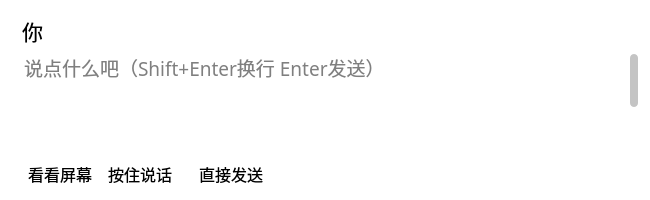
<?xml version="1.0" encoding="UTF-8"?>
<ui version="4.0">
 <class>Dialog</class>
 <widget class="QWidget" name="Dialog">
  <property name="geometry">
   <rect>
    <x>0</x>
    <y>0</y>
    <width>650</width>
    <height>200</height>
   </rect>
  </property>
  <property name="font">
   <font>
    <family>Microsoft YaHei</family>
    <pointsize>12</pointsize>
   </font>
  </property>
  <property name="windowTitle">
   <string>Form</string>
  </property>
  <property name="styleSheet">
   <string notr="true">* {
    background: transparent;
}
</string>
  </property>
  <layout class="QGridLayout" name="gridLayout">
   <property name="leftMargin">
    <number>20</number>
   </property>
   <property name="topMargin">
    <number>15</number>
   </property>
   <property name="rightMargin">
    <number>12</number>
   </property>
   <property name="bottomMargin">
    <number>10</number>
   </property>
   <property name="horizontalSpacing">
    <number>1</number>
   </property>
   <property name="verticalSpacing">
    <number>2</number>
   </property>
   <item row="1" column="0">
    <widget class="QTextEdit" name="textEdit">
     <property name="font">
      <font>
       <family>Microsoft YaHei</family>
       <pointsize>14</pointsize>
      </font>
     </property>
     <property name="contextMenuPolicy">
      <enum>Qt::ContextMenuPolicy::DefaultContextMenu</enum>
     </property>
     <property name="styleSheet">
      <string notr="true">QMenu {
    background-color: #ffffff; /* 白色背景 */
    border: none;              /* 无边框 */
    border-radius: 8px;        /* 圆角半径 */
    padding: 5px;              /* 内边距 */
}

QMenu::item {
    padding: 8px 20px;         /* 菜单项的内边距 */
    background-color: transparent; /* 默认背景色透明 */
    border-radius: 4px;        /* 菜单项圆角 */
}

QMenu::item:selected {
    background-color: #e0e0e0; /* 选中项的背景色 */
    color: #000000;            /* 选中项的文字颜色 */
}

QMenu::separator {
    height: 1px;
    background: #dcdcdc;
    margin: 5px 0;
}
QScrollArea {
    border: none; /* 去除边框 */
    background: transparent; /* 背景透明 */
}

QScrollBar:vertical, QScrollBar:horizontal {
    border: none; /* 去除边框 */
    background: transparent; /* 背景透明 */
    width: 8px; /* 设置滚动条的宽度 */
    height: 8px; /* 设置滚动条的高度 */
}

QScrollBar::handle:vertical, QScrollBar::handle:horizontal {
    background: rgba(136, 136, 136, 0.5); /* 设置滚动条滑块的淡灰色 */
    border-radius: 4px; /* 设置滑块的圆角 */
}

QScrollBar::handle:vertical:hover, QScrollBar::handle:horizontal:hover {
    background: rgba(136, 136, 136, 0.8); /* 滑块悬停时的颜色 */
}

QScrollBar::add-line:vertical, QScrollBar::sub-line:vertical,
QScrollBar::add-line:horizontal, QScrollBar::sub-line:horizontal {
    background: transparent; /* 去除上下箭头 */
    border: none; /* 去除箭头边框 */
    height: 0px; /* 强制去除箭头按钮 */
    width: 0px; /* 强制去除箭头按钮 */
}

QProgressBar {
    border: none; /* 去除进度条边框 */
    background: #f0f0f0; /* 进度条的背景颜色 */
    height: 8px; /* 设置进度条的高度 */
    margin-bottom: 10px; /* 为进度条下方留出空间 */
}

QProgressBar::chunk {
    background: rgba(76, 175, 80, 0.5); /* 设置淡绿色的进度条颜色 */
    border-radius: 4px; /* 设置进度条块的圆角 */
}
</string>
     </property>
     <property name="frameShape">
      <enum>QFrame::Shape::NoFrame</enum>
     </property>
     <property name="verticalScrollBarPolicy">
      <enum>Qt::ScrollBarPolicy::ScrollBarAlwaysOff</enum>
     </property>
     <property name="horizontalScrollBarPolicy">
      <enum>Qt::ScrollBarPolicy::ScrollBarAlwaysOff</enum>
     </property>
     <property name="acceptRichText">
      <bool>true</bool>
     </property>
     <property name="placeholderText">
      <string>说点什么吧（Shift+Enter换行 Enter发送）</string>
     </property>
    </widget>
   </item>
   <item row="1" column="1">
    <widget class="QScrollBar" name="verticalScrollBar">
     <property name="sizePolicy">
      <sizepolicy hsizetype="Fixed" vsizetype="Minimum">
       <horstretch>0</horstretch>
       <verstretch>0</verstretch>
      </sizepolicy>
     </property>
     <property name="layoutDirection">
      <enum>Qt::LayoutDirection::RightToLeft</enum>
     </property>
     <property name="styleSheet">
      <string notr="true">/* 去除滚动条的边框和背景 */
QScrollBar:vertical {
    border: none;              /* 去除边框 */
    background: transparent;   /* 背景透明 */
    width: 8px;                /* 设置滚动条的宽度 */
}

QScrollBar::handle:vertical {
    background: rgba(136, 136, 136, 0.5);
    border-radius: 4px;
}


/* 滑块悬停时的颜色变化 */
QScrollBar::handle:vertical:hover {
    background: rgba(136, 136, 136, 0.8);  /* 滑块悬停时的颜色 */
}

/* 去除滚动条上下箭头按钮 */
QScrollBar::add-line:vertical, QScrollBar::sub-line:vertical {
    background: transparent; /* 去除上下箭头 */
    border: none;             /* 去除箭头边框 */
    height: 0px;              /* 强制去除箭头按钮 */
}

/* 滚动条轨道样式 */
QScrollBar::groove:vertical {
    background: transparent;   /* 设置轨道背景为透明 */
    border: none;               /* 去除轨道的边框 */
    width: 8px;                 /* 设置轨道的宽度 */
}

/* 设置滚动条范围变化时的显示效果 */
QScrollBar:vertical:disabled {
    background: transparent;  /* 禁用时的背景色透明 */
    border: none;              /* 禁用时的边框 */
}
</string>
     </property>
     <property name="maximum">
      <number>10</number>
     </property>
     <property name="value">
      <number>1</number>
     </property>
     <property name="sliderPosition">
      <number>1</number>
     </property>
     <property name="tracking">
      <bool>true</bool>
     </property>
     <property name="orientation">
      <enum>Qt::Orientation::Vertical</enum>
     </property>
    </widget>
   </item>
   <item row="1" column="0">
    <widget class="QPushButton" name="pushButton_next">
     <property name="sizePolicy">
      <sizepolicy hsizetype="Minimum" vsizetype="Minimum">
       <horstretch>0</horstretch>
       <verstretch>0</verstretch>
      </sizepolicy>
     </property>
     <property name="font">
      <font>
       <family>Microsoft YaHei</family>
       <pointsize>30</pointsize>
      </font>
     </property>
     <property name="toolTip">
      <string/>
     </property>
     <property name="styleSheet">
      <string notr="true"/>
     </property>
     <property name="text">
      <string/>
     </property>
     <property name="flat">
      <bool>true</bool>
     </property>
    </widget>
   </item>
   <item row="2" column="1">
    <widget class="QPushButton" name="pushButton_history">
     <property name="styleSheet">
      <string notr="true">QPushButton {
    background-color: transparent;  /* 无背景 */
    border: none;                   /* 无边框 */
    border-radius: 5px;            /* 圆角 */
}

/* 鼠标悬停时（仅有圆角变化） */
QPushButton:hover {
    border: 2px solid #CCCCCC;      /* 悬停时增加边框 */
}

/* 按下时（加深边框颜色） */
QPushButton:pressed {
    border: 2px solid #AAAAAA;      /* 按下时边框加深 */
}
</string>
     </property>
     <property name="text">
      <string/>
     </property>
     <property name="icon">
      <iconset resource="../../res.qrc">
       <normaloff>:/res/img/ico/log-24.svg</normaloff>:/res/img/ico/log-24.svg</iconset>
     </property>
    </widget>
   </item>
   <item row="2" column="0">
    <layout class="QHBoxLayout" name="horizontalLayout">
     <property name="spacing">
      <number>0</number>
     </property>
     <property name="leftMargin">
      <number>0</number>
     </property>
     <property name="topMargin">
      <number>0</number>
     </property>
     <property name="rightMargin">
      <number>0</number>
     </property>
     <property name="bottomMargin">
      <number>0</number>
     </property>
     <item>
      <widget class="QPushButton" name="pushButton_screenCapture">
       <property name="toolTip">
        <string>截图分析屏幕内容</string>
       </property>
       <property name="styleSheet">
        <string notr="true">QPushButton {
    background-color: transparent;
    border: none;
    border-radius: 5px;
    padding: 4px 8px;
}

QPushButton:hover {
    border: 2px solid #CCCCCC;
}

QPushButton:pressed {
    border: 2px solid #AAAAAA;
}
</string>
       </property>
       <property name="text">
        <string>看看屏幕</string>
       </property>
       <property name="icon">
        <iconset resource="../../res.qrc">
         <normaloff>:/res/img/ico/camera-solid.svg</normaloff>:/res/img/ico/camera-solid.svg</iconset>
       </property>
      </widget>
     </item>
     <item>
      <widget class="QPushButton" name="pushButton_input">
       <property name="styleSheet">
        <string notr="true">QPushButton {
    background-color: transparent;
    border: none;
    border-radius: 5px;
    padding: 4px 8px;
}

QPushButton:hover {
    border: 2px solid #CCCCCC;
}

QPushButton:pressed {
    border: 2px solid #AAAAAA;
}
</string>
       </property>
       <property name="text">
        <string>按住说话</string>
       </property>
       <property name="icon">
        <iconset resource="../../res.qrc">
         <normaloff>:/res/img/ico/microphone-solid.svg</normaloff>:/res/img/ico/microphone-solid.svg</iconset>
       </property>
      </widget>
     </item>
     <item>
      <widget class="QCheckBox" name="checkBox_autoInput">
       <property name="toolTip">
        <string>语音识别完成后将会直接发送</string>
       </property>
       <property name="text">
        <string>直接发送</string>
       </property>
      </widget>
     </item>
     <item>
      <spacer name="horizontalSpacer">
       <property name="orientation">
        <enum>Qt::Orientation::Horizontal</enum>
       </property>
       <property name="sizeHint" stdset="0">
        <size>
         <width>40</width>
         <height>20</height>
        </size>
       </property>
      </spacer>
     </item>
    </layout>
   </item>
   <item row="0" column="0">
    <widget class="QLabel" name="label_name">
     <property name="font">
      <font>
       <family>Microsoft YaHei</family>
       <pointsize>16</pointsize>
       <bold>false</bold>
      </font>
     </property>
     <property name="text">
      <string notr="true">你</string>
     </property>
     <property name="wordWrap">
      <bool>false</bool>
     </property>
     <property name="indent">
      <number>2</number>
     </property>
    </widget>
   </item>
  </layout>
 </widget>
 <resources>
  <include location="../../res.qrc"/>
 </resources>
 <connections/>
</ui>
